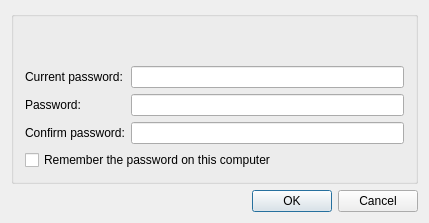
<?xml version="1.0" encoding="UTF-8"?>
<ui version="4.0">
 <class>CredentialsDialog</class>
 <widget class="QDialog" name="CredentialsDialog">
  <property name="windowModality">
   <enum>Qt::WindowModality::WindowModal</enum>
  </property>
  <property name="geometry">
   <rect>
    <x>0</x>
    <y>0</y>
    <width>429</width>
    <height>201</height>
   </rect>
  </property>
  <property name="sizePolicy">
   <sizepolicy hsizetype="Expanding" vsizetype="Fixed">
    <horstretch>0</horstretch>
    <verstretch>0</verstretch>
   </sizepolicy>
  </property>
  <property name="windowTitle">
   <string/>
  </property>
  <layout class="QVBoxLayout" name="verticalLayout">
   <item>
    <widget class="QGroupBox" name="groupBox">
     <property name="title">
      <string/>
     </property>
     <layout class="QVBoxLayout" name="verticalLayout_2">
      <item>
       <layout class="QHBoxLayout" name="horizontalLayout_header">
        <item>
         <widget class="QLabel" name="label_icon">
          <property name="sizePolicy">
           <sizepolicy hsizetype="Fixed" vsizetype="Fixed">
            <horstretch>0</horstretch>
            <verstretch>0</verstretch>
           </sizepolicy>
          </property>
          <property name="minimumSize">
           <size>
            <width>32</width>
            <height>32</height>
           </size>
          </property>
          <property name="maximumSize">
           <size>
            <width>32</width>
            <height>32</height>
           </size>
          </property>
          <property name="text">
           <string/>
          </property>
          <property name="scaledContents">
           <bool>true</bool>
          </property>
         </widget>
        </item>
        <item>
         <widget class="QLabel" name="label_description">
          <property name="text">
           <string/>
          </property>
          <property name="wordWrap">
           <bool>true</bool>
          </property>
         </widget>
        </item>
       </layout>
      </item>
      <item>
       <layout class="QFormLayout" name="formLayout">
        <item row="0" column="0">
         <widget class="QLabel" name="label_current">
          <property name="text">
           <string>Current password:</string>
          </property>
         </widget>
        </item>
        <item row="0" column="1">
         <widget class="PasswordEdit" name="edit_current"/>
        </item>
        <item row="1" column="0">
         <widget class="QLabel" name="label_password">
          <property name="text">
           <string>Password:</string>
          </property>
         </widget>
        </item>
        <item row="1" column="1">
         <widget class="PasswordEdit" name="edit_password"/>
        </item>
        <item row="2" column="0">
         <widget class="QLabel" name="label_confirm">
          <property name="text">
           <string>Confirm password:</string>
          </property>
         </widget>
        </item>
        <item row="2" column="1">
         <widget class="PasswordEdit" name="edit_confirm"/>
        </item>
       </layout>
      </item>
      <item>
       <widget class="QCheckBox" name="checkbox_remember">
        <property name="text">
         <string>Remember the password on this computer</string>
        </property>
       </widget>
      </item>
     </layout>
    </widget>
   </item>
   <item>
    <widget class="DialogButtonBox" name="button_box">
     <property name="standardButtons">
      <set>QDialogButtonBox::StandardButton::Cancel|QDialogButtonBox::StandardButton::Ok</set>
     </property>
    </widget>
   </item>
  </layout>
 </widget>
 <layoutdefault spacing="6" margin="11"/>
 <customwidgets>
  <customwidget>
   <class>DialogButtonBox</class>
   <extends>QDialogButtonBox</extends>
   <header>common/desktop/dialog_button_box.h</header>
  </customwidget>
  <customwidget>
   <class>PasswordEdit</class>
   <extends>QLineEdit</extends>
   <header>common/desktop/password_edit.h</header>
  </customwidget>
 </customwidgets>
 <resources/>
 <connections/>
</ui>
